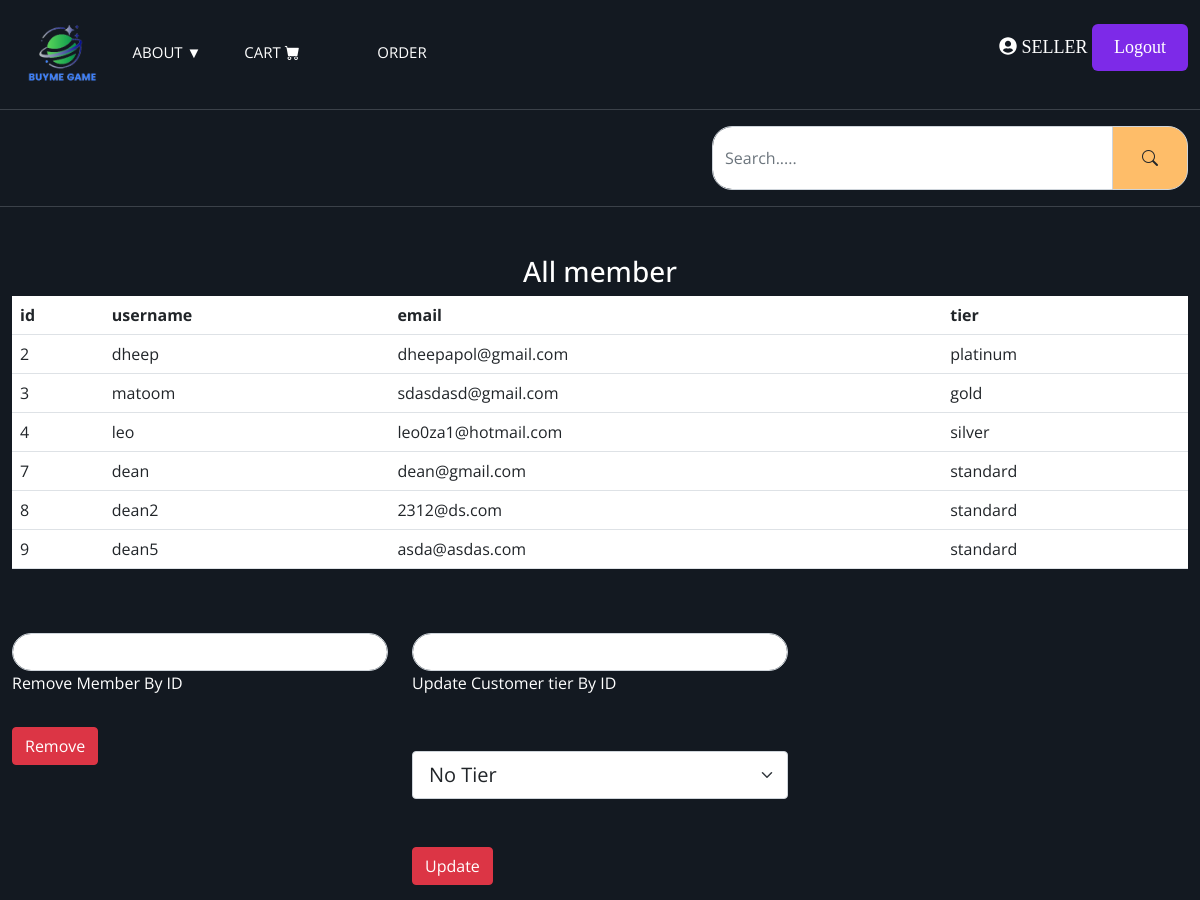
/adminpage.php (signed in, upper part), run on an earlier commit of the app's database.
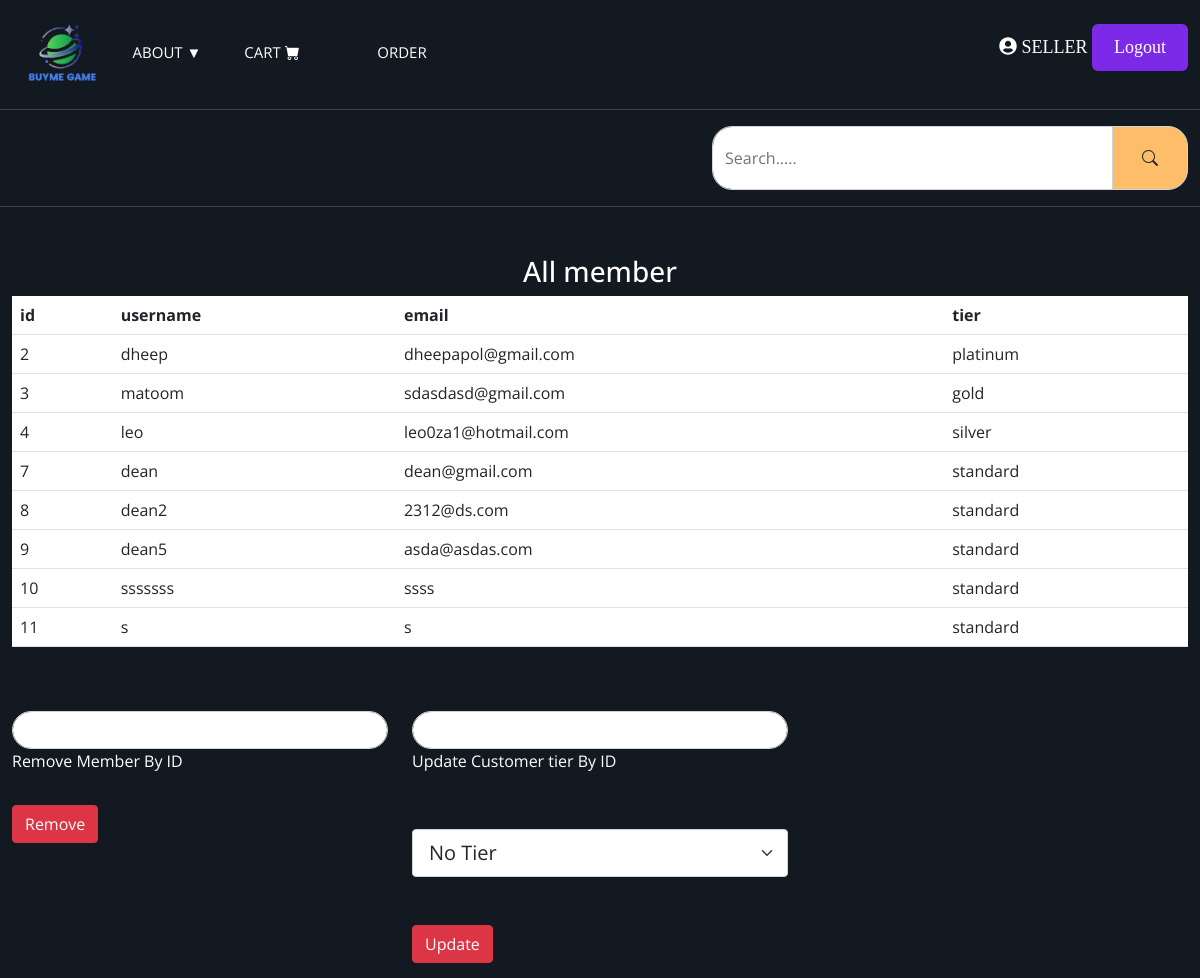
And on a later commit of the database.
### tables this page shows
CREATE TABLE "Users" (
	"id"	INTEGER NOT NULL UNIQUE,
	"username"	TEXT NOT NULL,
	"email"	TEXT NOT NULL,
	"password"	TEXT NOT NULL,
	"role"	TEXT NOT NULL,
	"tier"	TEXT,
	PRIMARY KEY("id" AUTOINCREMENT)
);

### adminpage.php (the view, shortened to what this page needs)
<?php
require_once('components.php');
include('server.php');
?>
<html lang="en">
<head>
  <link rel="stylesheet" href="https://cdn.jsdelivr.net/npm/bootstrap-icons@1.10.4/font/bootstrap-icons.css">
  <link href="https://cdn.jsdelivr.net/npm/bootstrap@5.0.0/dist/css/bootstrap.min.css" rel="stylesheet">
  <link rel="stylesheet" href="https://cdn.jsdelivr.net/npm/@fortawesome/fontawesome-free@6.2.0/css/fontawesome.min.css"
>
  <link rel="stylesheet" href="https://cdn.jsdelivr.net/npm/bootstrap-icons@1.9.1/font/bootstrap-icons.css">
  <link rel="stylesheet" href="style.css">
</head>
<body>
  <?php navhead(); ?>
  <?php
  if ($_SESSION['role'] == 'customer') {
    echo '<section class="home-wrapper-1 py-5">
<div class="container-xxl">
    <div class="row h-75 text-center">
    <div class="col-12">
<h1 class="text-danger">You do not have the permisson</h1>
    </div>
    </div>
</div>
      </section>';
  } else if($_SESSION['role'] == 'seller') {
    echo '<section class="home-wrapper-1 py-5">
      <div class="container-xxl">
          <div class="row text-center mb-5">
          <div class="col-12">
          <h3 class="text-white">All member</h3>
          <table class="table bg-white">
          <tr>
            <th>id</th>
            <th>username</th>
            <th>email</th>
            <th>tier</th>
          </tr>';
    $query = "SELECT * FROM Users WHERE role = 'customer'";
    $ret = $db->query($query);
    while ($row = $ret->fetchArray(SQLITE3_ASSOC)) {
      echo '<tr>
      <td>' . $row['id'] . '</td>
      <td>' . $row['username'] . '</td>
      <td>' . $row['email'] . '</td>
      <td>' . $row['tier'] . '</td>
    </tr>';
    }
    echo '</table>
    </div>
      </div>
      <div class="row">
      <div class="col-4">
      <form action="" method="POST">
      <div class="form-outline mb-4">
          <input type="text" name="removemem" required="ID is required" class="form-control">
          <label class="form-label text-white" for="removemem">Remove Member By ID</label>
      </div>
      <button type="submit" name="removemember" class="btn btn-danger btn-block">Remove</button>
      </form>
      </div>
      <div class="col-4">
      <form action="" method="POST">
      <div class="form-outline mb-4">
          <input type="text" name="memupdate" required="ID is required" class="form-control">
          <label class="form-label text-white" for="updaterole">Update Customer tier By ID</label>
          <select class="form-select form-select-lg my-5" aria-label=".form-select-lg example" name="selecttier">
  <option selected value="standard">No Tier</option>
</select>
      </div>
      <button type="submit" name="updaterole" class="btn btn-danger btn-block">Update</button>
      </form>
      </div>
      </div>
  </div>
        </section>
        <section class="home-wrapper-1 py-5">
        <div class="container-xxl">
        <table class="table bg-white">
          <tr>
          </tr>';
          echo '</table>
        </div>
        </section>';}
  ?>
</body>
</html>

### components.php (shortened to what this page needs)
<?php
function navhead(){
  if (isset($_SESSION['username'])) {
    $navh = '
    <header class="header-top-strip py-4">
    <div class="container-xxl">
    <div class="row">
    <div class="col-9">
    <nav>
        <a href="index.php"><img src="logo.png" alt="Logo"></a>
        <div class="dropdown col-4">
          <a href="#" class="dropdown">About &#9660;</a>
        </div>
        <a href="cart.php" class="text-white col-4">Cart <i class="bi bi-cart-fill"></i></a>
        <a href="order.php" class="text-white col-1">Order</a>
    </nav>
    </div>
    <div class="col-3">
    <p class="textlg text-white text-end mb-1"><a href="account.php" ><i class="fa fa-user-circle"></i></a> '.$_SESSION['username'].'   <button class="button" onclick="logout()"">Logout</button></p>
    </div>
    </div>
    </header>
  <header class="header-upper py-3">
    <div class="container-xxl">
      <div class="row align-items-center">
        <div class="col-5">
        <form action="category.php" method="GET">
        <div class="input-group">
            <input type="text" name="search"
              class="form-control py-2"
              placeholder="Search....."
              aria-label="Search....."
              aria-describedby="basic-addon2" />
            <span class="input-group-text p-3" id="basic-addon2">
            <button class="btn" type="submit"><i class="bi bi-search"></i></button>
            </span>
          </div>
        </form>
        </div>
      </div>
    </div>
  </header>';
  }else{    $navh = '
  </header>';
}
echo $navh;
}
?>

### style.css (style rules this page uses)
* { margin: 0; padding: 0; box-sizing: border-box; }
:root { --color-131921: #131921; --color-3b4149: #3b4149; --color-febd69: #febd69; }
body { font-family: 'Kanit', sans-serif; }
a { text-decoration: none; color : inherit; }
.header-top-strip { background-color: var(--color-131921); border-bottom: 1px solid var(--color-3b4149); }
.header-upper { background-color: var(--color-131921); border-bottom: 1px solid var(--color-3b4149); }
.header-upper .input-group-text { background-color: var(--color-febd69); border-radius: 20px 20px 20px 20px; }
.home-wrapper-1 { background-color: var(--color-131921); min-height: 80vh; }
img { max-width: 70%; height: auto; }
.form-control { border-radius: 20px 20px 20px 20px; }

### components.php (style rules this page uses)
body { font-family: "Open Sans", sans-serif; background: #2c3e50; }
nav { position: relative; width: 470px; border-radius: 8px; font-size: 0; }
nav a,nav .dropdown { font-size: 15px; text-transform: uppercase; color: white; text-decoration: none; line-height: 50px; position: relative; z-index: 1; display: inline-block; text-align: center; }
nav a:nth-child(1),nav .dropdown:nth-child(1) { width: 100px; }
nav a:nth-child(2),nav .dropdown:nth-child(2) { width: 110px; }
nav a:nth-child(3) { width: 100px; }
nav a:nth-child(4) { width: 160px; }
.dropdown { position: relative; display: inline-block; }
.button { position: relative; padding: 10px 22px; border-radius: 6px; border: none; color: #fff; cursor: pointer; background-color: #7d2ae8; transition: all 0.2s ease; }
.button:before, .button:after { position: absolute; content: ""; width: 150%; left: 50%; height: 100%; transform: translateX(-50%); z-index: -1000; background-repeat: no-repeat; }
.textlg { font-family: consolas; text-transform: uppercase; font-size: 18px; }

What changed in the data, as far as the page shows it:
added users: id "10", username "sssssss", email "ssss", tier "standard"
added users: id "11", username "s", email "s", tier "standard"
